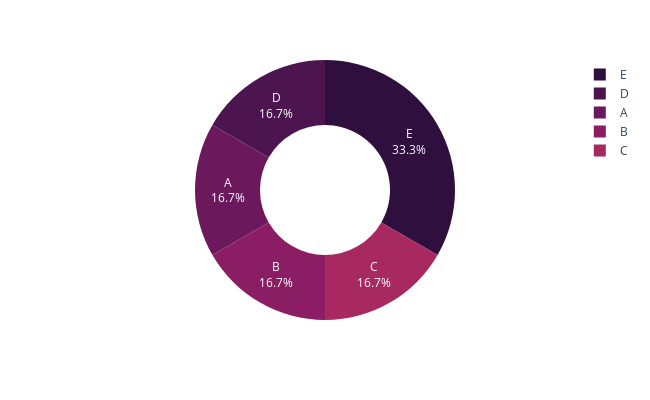

The notebook cell saved with this chart:
### Code cell
# looking at the warehouse column and what are the categories present in it

warehouse = df['warehouse_block'].value_counts().reset_index()
warehouse.columns = ['warehouse', 'value_counts']
fig = px.pie(warehouse, names = 'warehouse', values = 'value_counts', 
             color_discrete_sequence = px.colors.sequential.matter_r, width = 650, height = 400,
             hole = 0.5)
fig.update_traces(textinfo = 'percent+label')

### Figure 1 — Plotly figure (JSON) as saved in the notebook; plotly's stock layout.template omitted (floating-point values rounded to 4 significant figures)
{"data": [{"domain": {"x": [0, 1], "y": [0, 1]}, "hole": 0.5, "hovertemplate": "warehouse=%{label}<br>value_counts=%{value}<extra></extra>", "labels": ["E", "D", "A", "B", "C"], "legendgroup": "", "name": "", "showlegend": true, "textinfo": "percent+label", "type": "pie", "values": [3666, 1834, 1833, 1833, 1833]}], "layout": {"height": 400, "legend": {"tracegroupgap": 0}, "margin": {"t": 60}, "piecolorway": ["rgb(47, 15, 61)", "rgb(76, 21, 80)", "rgb(107, 24, 93)", "rgb(138, 29, 99)", "rgb(168, 40, 96)", "rgb(195, 56, 90)", "rgb(216, 80, 83)", "rgb(231, 109, 84)", "rgb(240, 142, 98)", "rgb(246, 173, 119)", "rgb(250, 205, 145)", "rgb(253, 237, 176)"], "width": 650}}
